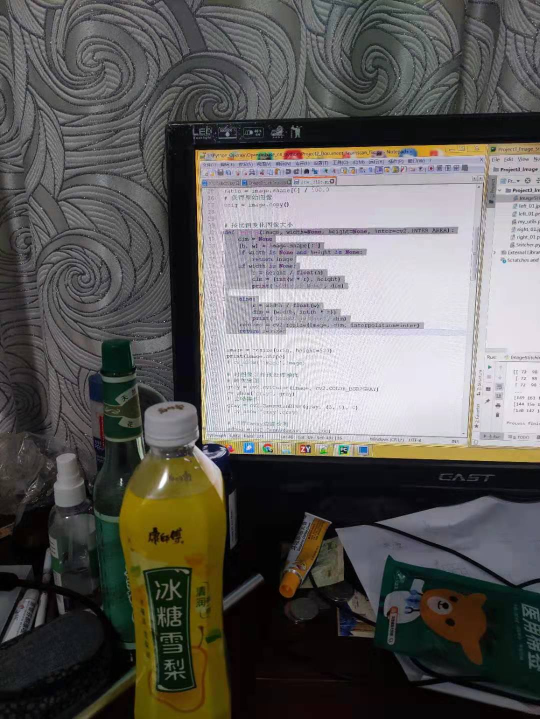
#> input picture 第13章Project3_Image_Stich/left_01.jpg, 1080 x 1438 px (shown at 1/2 size)
$ python -i Stitcher.py   (imports and definitions only)
#> lines starting #> are read from the running program, lines starting #| are printed output that depends on the picture
import numpy as np
import cv2


class Stitcher:

    # 拼接函数
    def stitch(self, images, ratio=0.75, reprojThresh=4.0, showMatches=False):
        # 获取图片
        (imageB, imageA) = images

        # 检测A,B图片的SIFT关键特征点，并且计算其特征描述子(特征向量)
        (kpsA, featureA) = self.detectAndDescribe(imageA)
        (kpsB, featureB) = self.detectAndDescribe(imageB)

        # 匹配两张图片的所有特征点，返回匹配结果
        M = self.matchKeypoints(kpsA, kpsB, featureA, featureB, ratio, reprojThresh)
        # 如果返回结果为空，没有匹配成功的特征点，退出算法
        if M is None:
            return None

        # 否则，提取匹配结果
        # H是3x3视角变换矩阵
        (matches, H, status) = M
        # 将图片A进行视角变换，result是变换后图片
        result = cv2.warpPerspective(imageA, H, (imageA.shape[1] + imageB.shape[1], imageA.shape[0]))
        # self.cv_show('result', result)
        # 将图片B传入result图片最左端
        result[0:imageB.shape[0], 0:imageB.shape[1]] = imageB
        # self.cv_show('result', result)

        # 检测是否需要显示图片匹配
        if showMatches:
            # 生成匹配图片
            vis = self.drawMatches(imageA, imageB, kpsA, kpsB, matches, status)
            # 返回结果
            return (result, vis)

        # 返回匹配结果
        return result

    # 获取图片关键点和特征描述子
    # [74 lines left out: functions detectAndDescribe, matchKeypoints, cv_show, drawMatches, not called in this run]

>>> import cv2
>>> picture = cv2.imread('left_01.jpg', cv2.IMREAD_GRAYSCALE)
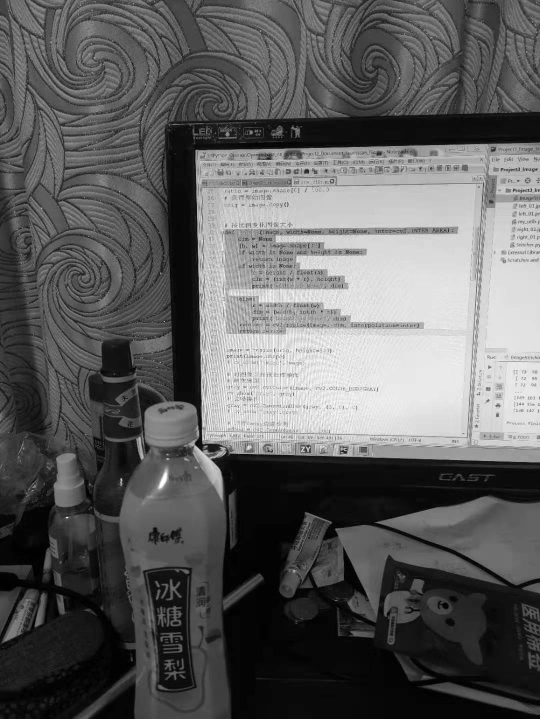
#> picture: shape (1438, 1080) (shown at 1/2 size); min 0, max 255, mean 94.4
>>> result = Stitcher().stitch(picture)
#> (the run stopped early here; a loop or call above may not have finished)

$ run again, on 第13章Project3_Image_Stich/right_01.jpg
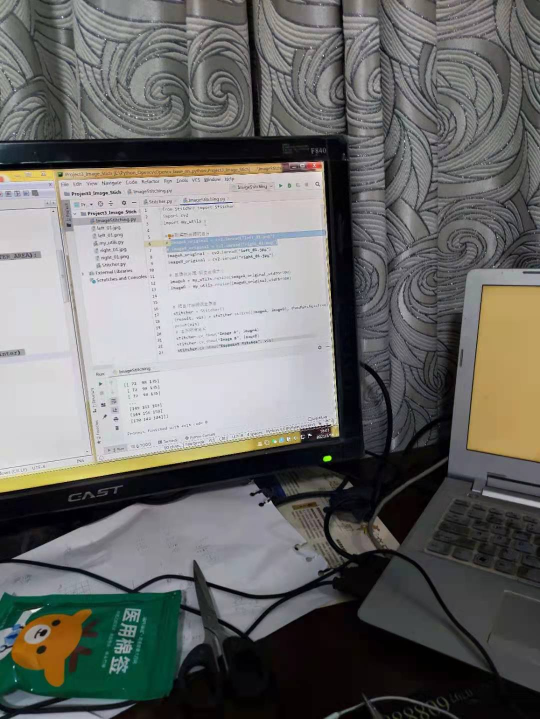
#> input picture 第13章Project3_Image_Stich/right_01.jpg, 1080 x 1438 px (shown at 1/2 size)
#> `picture = cv2.imread('left_01.jpg', cv2.IMREAD_GRAYSCALE)`:
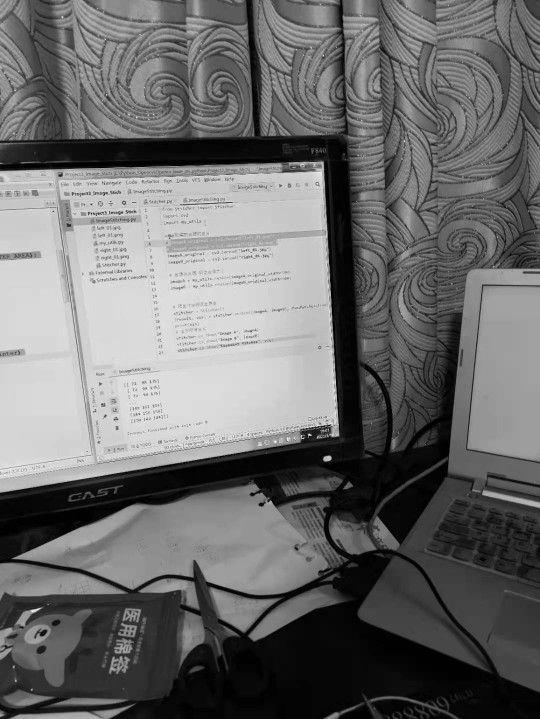
#> picture: shape (1438, 1080) (shown at 1/2 size); min 0, max 255, mean 107.9

$ run again, on 第13章Project3_Image_Stich/right_01.png
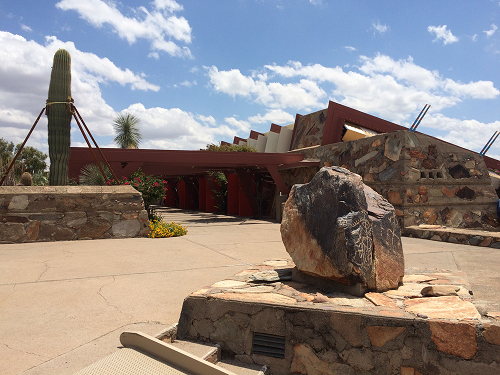
#> input picture 第13章Project3_Image_Stich/right_01.png, 500 x 375 px
#> `picture = cv2.imread('left_01.jpg', cv2.IMREAD_GRAYSCALE)`:
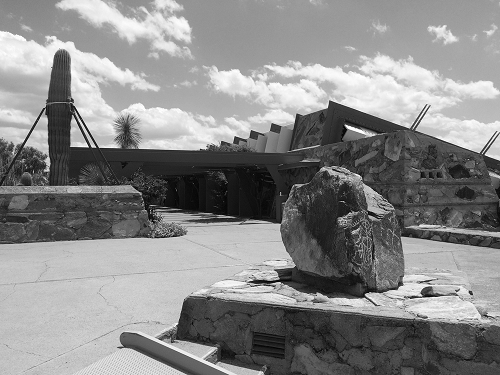
#> picture: shape (375, 500); min 0, max 255, mean 136.6
